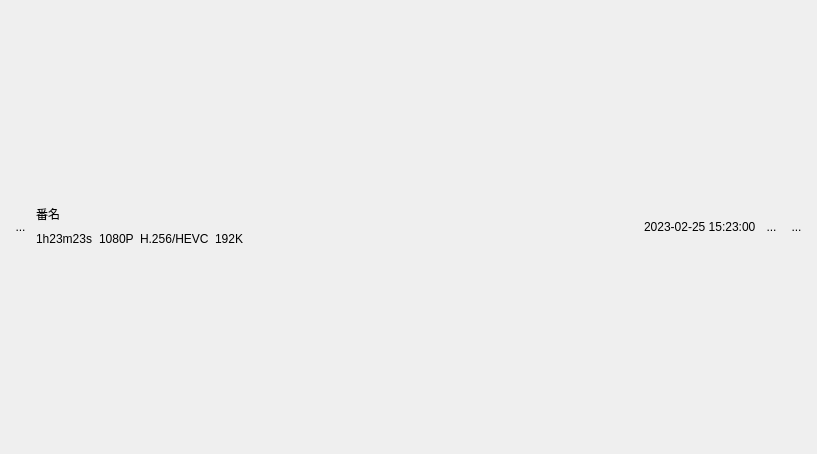
<?xml version="1.0" encoding="UTF-8"?>
<ui version="4.0">
 <class>MediaItem</class>
 <widget class="QWidget" name="MediaItem">
  <property name="geometry">
   <rect>
    <x>0</x>
    <y>0</y>
    <width>817</width>
    <height>454</height>
   </rect>
  </property>
  <property name="windowTitle">
   <string>Form</string>
  </property>
  <layout class="QGridLayout" name="gridLayout_5">
   <item row="0" column="0">
    <layout class="QGridLayout" name="gridLayout_4">
     <item row="0" column="0">
      <layout class="QVBoxLayout" name="processBox_2">
       <item>
        <widget class="QToolButton" name="itemLogo">
         <property name="styleSheet">
          <string notr="true">QToolButton{border:none;}</string>
         </property>
         <property name="text">
          <string>...</string>
         </property>
         <property name="icon">
          <iconset resource="res.qrc">
           <normaloff>:/icon/Bilibili-video.svg</normaloff>:/icon/Bilibili-video.svg</iconset>
         </property>
         <property name="iconSize">
          <size>
           <width>50</width>
           <height>50</height>
          </size>
         </property>
         <property name="checkable">
          <bool>true</bool>
         </property>
         <property name="autoExclusive">
          <bool>true</bool>
         </property>
        </widget>
       </item>
      </layout>
     </item>
     <item row="0" column="1">
      <layout class="QVBoxLayout" name="detailBox_2">
       <item>
        <widget class="QLabel" name="videoName">
         <property name="text">
          <string>番名</string>
         </property>
        </widget>
       </item>
       <item>
        <layout class="QHBoxLayout" name="horizontalLayout_3">
         <item>
          <widget class="QLabel" name="durationLabel">
           <property name="text">
            <string>1h23m23s</string>
           </property>
          </widget>
         </item>
         <item>
          <widget class="QLabel" name="videoQuality">
           <property name="text">
            <string>1080P</string>
           </property>
          </widget>
         </item>
         <item>
          <widget class="QLabel" name="videoEncoding">
           <property name="text">
            <string>H.256/HEVC</string>
           </property>
          </widget>
         </item>
         <item>
          <widget class="QLabel" name="audioLabel">
           <property name="text">
            <string>192K</string>
           </property>
          </widget>
         </item>
         <item>
          <spacer name="horizontalSpacer_4">
           <property name="orientation">
            <enum>Qt::Horizontal</enum>
           </property>
           <property name="sizeHint" stdset="0">
            <size>
             <width>40</width>
             <height>20</height>
            </size>
           </property>
          </spacer>
         </item>
        </layout>
       </item>
      </layout>
     </item>
     <item row="0" column="4">
      <layout class="QGridLayout" name="gridLayout_6">
       <item row="0" column="1">
        <widget class="QToolButton" name="openInExplorerBtn">
         <property name="cursor">
          <cursorShape>PointingHandCursor</cursorShape>
         </property>
         <property name="styleSheet">
          <string notr="true">QToolButton
{
border:none;
}</string>
         </property>
         <property name="text">
          <string>...</string>
         </property>
         <property name="icon">
          <iconset resource="res.qrc">
           <normaloff>:/icon/folder-open.svg</normaloff>:/icon/folder-open.svg</iconset>
         </property>
         <property name="iconSize">
          <size>
           <width>50</width>
           <height>50</height>
          </size>
         </property>
         <property name="checkable">
          <bool>true</bool>
         </property>
         <property name="autoExclusive">
          <bool>true</bool>
         </property>
        </widget>
       </item>
       <item row="0" column="0">
        <widget class="QLabel" name="downloadTime">
         <property name="text">
          <string>2023-02-25 15:23:00</string>
         </property>
        </widget>
       </item>
       <item row="0" column="2">
        <widget class="QToolButton" name="clearBtn">
         <property name="cursor">
          <cursorShape>PointingHandCursor</cursorShape>
         </property>
         <property name="styleSheet">
          <string notr="true">QToolButton
{
border:none;
}</string>
         </property>
         <property name="text">
          <string>...</string>
         </property>
         <property name="icon">
          <iconset resource="res.qrc">
           <normaloff>:/icon/delete.svg</normaloff>:/icon/delete.svg</iconset>
         </property>
         <property name="iconSize">
          <size>
           <width>50</width>
           <height>50</height>
          </size>
         </property>
         <property name="shortcut">
          <string>Ctrl+S</string>
         </property>
         <property name="checkable">
          <bool>true</bool>
         </property>
         <property name="autoExclusive">
          <bool>true</bool>
         </property>
        </widget>
       </item>
      </layout>
     </item>
    </layout>
   </item>
  </layout>
 </widget>
 <resources>
  <include location="res.qrc"/>
 </resources>
 <connections/>
</ui>
